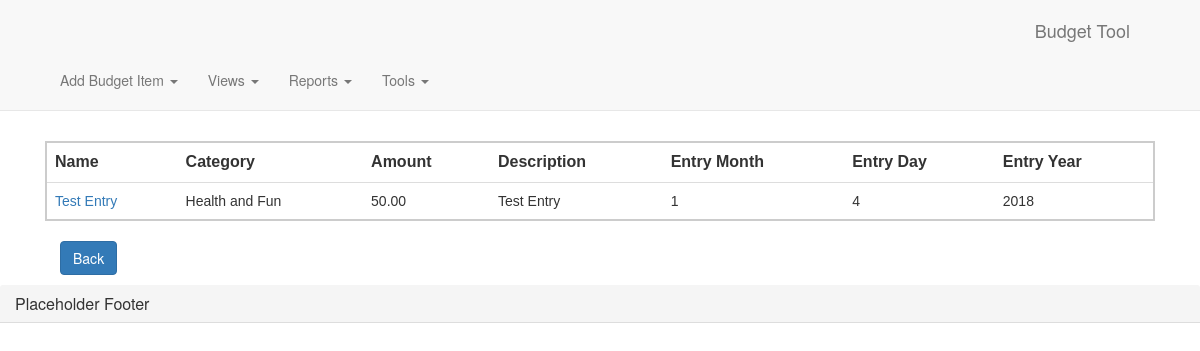
Page /yeartodate on the earlier database version.
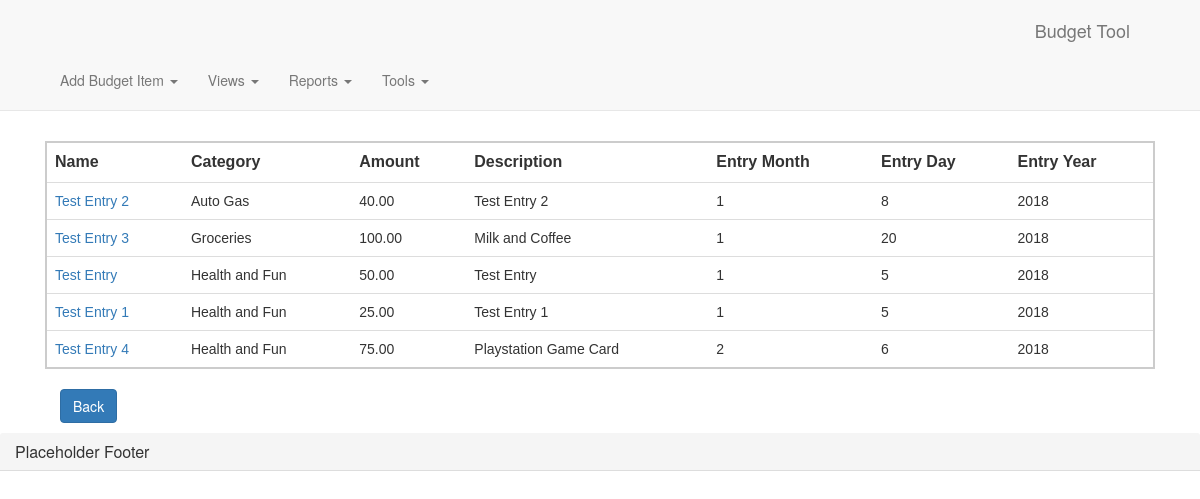
Same page on the later database version.
### main_app/models.py (models this page shows, shortened)
class Budget_Item(models.Model):
    user = models.ForeignKey(User, null=True)
    name = models.CharField(max_length=100)
    expend_category = models.CharField(max_length=100)
    amount = models.DecimalField(max_digits=10, decimal_places=2)
    entry_month = models.IntegerField(default=1)
    entry_day = models.IntegerField(default=1)
    entry_year = models.IntegerField(default=1)
    description = models.CharField(max_length=100)

### main_app/views.py (the view)
# urls.py: url(r'yeartodate', views.yeartodate, name='yeartodate'),
def yeartodate(request):
    form = BudgetForm
    return render(request, 'yeartodate.html', {'budget_items_ytd':budget_items_ytd,'form':form})

### main_app/templates/yeartodate.html (shortened to what this page needs)
{% extends 'base.html' %}
{% load staticfiles %}
{% block content %}
    <div class="container">
        <table class="table table-tablestriped">
            <tr class="table_header">
                <td>Name</td>
                <td>Category</td>
                <td>Amount</td>
                <td>Description</td>
                <td>Entry Month</td>
                <td>Entry Day</td>
                <td>Entry Year</td>
            </tr>
            {% for budget_item_ytd in budget_items_ytd|dictsort:'expend_category' %}
            <tr class="budget_item">
                <td><a href="/{{budget_item.id}}/">{{ budget_item_ytd.name }}</a></td>
                <td>{{ budget_item_ytd.expend_category }}</td>
                <td>{{ budget_item_ytd.amount }}</td>
                <td>{{ budget_item_ytd.description }}</td>
                <td>{{ budget_item_ytd.entry_month }}</td>
                <td>{{ budget_item_ytd.entry_day }}</td>
                <td>{{ budget_item_ytd.entry_year }}</td>
            </tr>
            {% endfor %}
        </table>
        <div class="col-lg-12">
            <a class="btn btn-primary" href="/">Back</a>
        </div>
    </div>
    <div class="container">
    </div>
{% endblock %}

Differences in the rows shown:
added Budget_Item: name "Test Entry 2", expend_category "Auto Gas", amount "40.00", description "Test Entry 2", entry_month "1", entry_day "8", entry_year "2018"
added Budget_Item: name "Test Entry 3", expend_category "Groceries", amount "100.00", description "Milk and Coffee", entry_month "1", entry_day "20", entry_year "2018"
changed Budget_Item "Test Entry": entry_day "4" → "5"
added Budget_Item: name "Test Entry 1", expend_category "Health and Fun", amount "25.00", description "Test Entry 1", entry_month "1", entry_day "5", entry_year "2018"
added Budget_Item: name "Test Entry 4", expend_category "Health and Fun", amount "75.00", description "Playstation Game Card", entry_month "2", entry_day "6", entry_year "2018"
